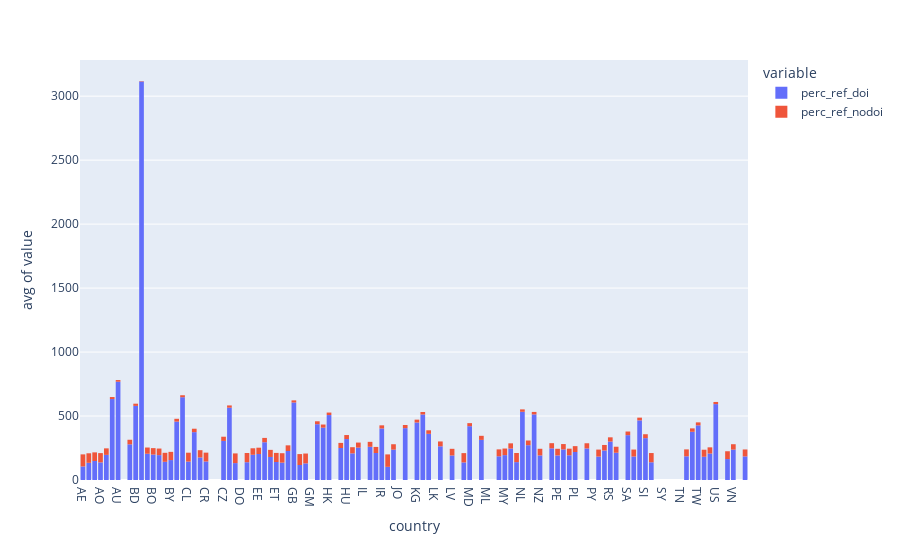

Notebook cell for this chart:
### Code cell
frame = frame.groupby('country').sum()
frame =frame.apply(lambda x: pd.to_numeric(x, errors='coerce'))
frame['perc_ref_nodoi'] = (frame['ref-undefined']/frame['ref-num'])*100
frame['perc_ref_doi'] = (frame['ref-num']/frame['ref-undefined'])*100
fig = px.histogram(frame, x=frame.index, y= ['perc_ref_doi', 'perc_ref_nodoi'], histfunc='avg')
fig.show()

### Figure 1 — Plotly figure (JSON) as saved in the notebook; plotly's stock layout.template omitted (floating-point values rounded to 4 significant figures)
{"data": [{"alignmentgroup": "True", "bingroup": "x", "histfunc": "avg", "hovertemplate": "variable=perc_ref_doi<br>country=%{x}<br>avg of value=%{y}<extra></extra>", "legendgroup": "perc_ref_doi", "marker": {"color": "#636efa", "pattern": {"shape": ""}}, "name": "perc_ref_doi", "offsetgroup": "perc_ref_doi", "orientation": "v", "showlegend": true, "type": "histogram", "x": ["AE", "AL", "AM", "AO", "AR", "AT", "AU", "AZ", "BA", "BD", "BE", "BG", "BO", "BR", "BS", "BY", "CA", "CH", "CL", "CN", "CO", "CR", "CU", "CY", "CZ", "DE", "DK", "DO", "DZ", "EC", "EE", "EG", "ES", "ET", "FI", "FR", "GB", "GE", "GH", "GM", "GR", "GT", "HK", "HN", "HR", "HU", "ID", "IE", "IL", "IN", "IQ", "IR", "IS", "IT", "JO", "JP", "KE", "KG", "KR", "KZ", "LK", "LT", "LU", "LV", "LY", "MA", "MD", "ME", "MK", "ML", "MN", "MX", "MY", "NG", "NI", "NL", "NO", "NP", "NZ", "OM", "PA", "PE", "PH", "PK", "PL", "PR", "PT", "PY", "QA", "RO", "RS", "RU", "RW", "SA", "SE", "SG", "SI", "SK", "SS", "SY", "TH", "TM", "TN", "TR", "TT", "TW", "UA", "UG", "US", "UY", "VE", "VN", "YE", "ZA"], "xaxis": "x", "y": [105.9, 134.4, 148.6, 137.5, 196.4, 632.7, 768.2, null, 278.7, 579.2, 3115.0, 205.1, 198.9, 194.5, 142.2, 155.8, 456.5, 647.0, 143.9, 374.1, 176.2, 144.8, null, null, 305.5, 565.1, 132.1, null, 138.9, 197.1, 203.4, 295.1, 180.0, 140.6, 135.7, 226.8, 606.0, 117.4, 129.9, null, 436.0, 409.1, 507.5, null, 250, 320.1, 208.3, 253.1, null, 259.6, 211.2, 402.4, 102.9, 237.4, null, 405.3, null, 449.4, 512.0, 360.9, null, 263.3, null, 191.6, null, 137.4, 420.7, null, 313.5, null, null, 185.4, 194.6, 245.9, 139.7, 533.1, 272.0, 512.5, 192.0, null, 247.4, 192.0, 239.0, 193.1, 219.0, null, 246.6, null, 183.1, 230.5, 300.3, 213.2, null, 350.4, 183.5, 465.9, 327.1, 138.5, null, null, null, null, null, 185.3, 376.9, 427.0, 181.6, 206.9, 593.2, null, 163.6, 237.6, null, 184.3], "yaxis": "y"}, {"alignmentgroup": "True", "bingroup": "x", "histfunc": "avg", "hovertemplate": "variable=perc_ref_nodoi<br>country=%{x}<br>avg of value=%{y}<extra></extra>", "legendgroup": "perc_ref_nodoi", "marker": {"color": "#EF553B", "pattern": {"shape": ""}}, "name": "perc_ref_nodoi", "offsetgroup": "perc_ref_nodoi", "orientation": "v", "showlegend": true, "type": "histogram", "x": ["AE", "AL", "AM", "AO", "AR", "AT", "AU", "AZ", "BA", "BD", "BE", "BG", "BO", "BR", "BS", "BY", "CA", "CH", "CL", "CN", "CO", "CR", "CU", "CY", "CZ", "DE", "DK", "DO", "DZ", "EC", "EE", "EG", "ES", "ET", "FI", "FR", "GB", "GE", "GH", "GM", "GR", "GT", "HK", "HN", "HR", "HU", "ID", "IE", "IL", "IN", "IQ", "IR", "IS", "IT", "JO", "JP", "KE", "KG", "KR", "KZ", "LK", "LT", "LU", "LV", "LY", "MA", "MD", "ME", "MK", "ML", "MN", "MX", "MY", "NG", "NI", "NL", "NO", "NP", "NZ", "OM", "PA", "PE", "PH", "PK", "PL", "PR", "PT", "PY", "QA", "RO", "RS", "RU", "RW", "SA", "SE", "SG", "SI", "SK", "SS", "SY", "TH", "TM", "TN", "TR", "TT", "TW", "UA", "UG", "US", "UY", "VE", "VN", "YE", "ZA"], "xaxis": "x", "y": [94.42, 74.41, 67.28, 72.71, 50.92, 15.8, 13.02, null, 35.88, 17.26, 3.21, 48.75, 50.27, 51.42, 70.32, 64.2, 21.91, 15.45, 69.47, 26.73, 56.74, 69.04, null, null, 32.73, 17.7, 75.7, null, 71.97, 50.73, 49.17, 33.89, 55.56, 71.12, 73.71, 44.08, 16.5, 85.18, 76.96, null, 22.93, 24.44, 19.71, null, 40, 31.24, 48.01, 39.51, 0, 38.51, 47.34, 24.85, 97.22, 42.13, null, 24.67, null, 22.25, 19.53, 27.71, null, 37.98, 0, 52.18, null, 72.77, 23.77, null, 31.9, null, null, 53.94, 51.39, 40.67, 71.56, 18.76, 36.77, 19.51, 52.09, null, 40.43, 52.1, 41.83, 51.78, 45.67, null, 40.55, null, 54.61, 43.39, 33.3, 46.92, null, 28.53, 54.5, 21.46, 30.57, 72.18, null, null, null, null, null, 53.98, 26.53, 23.42, 55.06, 48.33, 16.86, null, 61.11, 42.09, 0, 54.25], "yaxis": "y"}], "layout": {"barmode": "relative", "legend": {"title": {"text": "variable"}, "tracegroupgap": 0}, "margin": {"t": 60}, "xaxis": {"anchor": "y", "domain": [0, 1], "title": {"text": "country"}}, "yaxis": {"anchor": "x", "domain": [0, 1], "title": {"text": "avg of value"}}}}
